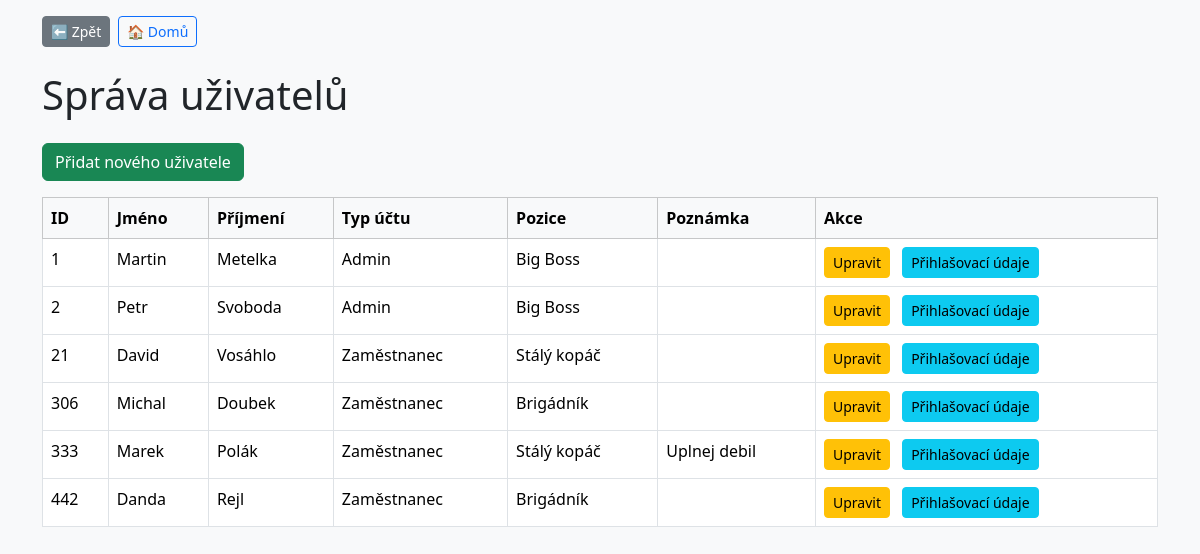
Page /admin/users (signed in) on the committed database.
### tables this page shows
CREATE TABLE users (
                id INTEGER PRIMARY KEY AUTOINCREMENT,
                username TEXT UNIQUE NOT NULL,
                password TEXT NOT NULL,
                first_name TEXT,
                last_name TEXT,
                note TEXT,
                job_location TEXT,
                is_admin INTEGER NOT NULL DEFAULT 0,
                hourly_rate REAL
            , ico TEXT, bank_account TEXT);

### main.py (the view, shortened to what this page needs)
@app.route('/admin/users', methods=['GET', 'POST'])
def admin_users():
    if not session.get('is_admin'):
        return redirect(url_for('login'))
    db = get_db()
    error = None
    rows = db.execute('SELECT * FROM users').fetchall()
    users = [dict(r) for r in rows]
    return render_template('admin_users.html', users=users, error=error)

### main.py (called while the page is built)
def get_db():
    db = getattr(g, '_database', None)
    if db is None:
        db = g._database = sqlite3.connect(DATABASE)
        db.row_factory = sqlite3.Row
    return db

@app.teardown_appcontext
def close_connection(exception):
    db = getattr(g, '_database', None)
    if db is not None:
        db.close()

### templates/admin_users.html (shortened to what this page needs)
<!DOCTYPE html>
<html lang="cs">
<head>
    <link rel="stylesheet" href="https://cdn.jsdelivr.net/npm/bootstrap@5.3.2/dist/css/bootstrap.min.css">
</head>
<body class="bg-light">
  <div class="container pt-3">
    <div class="d-flex justify-content-start gap-2">
      <a href="javascript:history.back()" class="btn btn-sm btn-secondary">⬅ Zpět</a>
      <a href="{{ url_for('admin_dashboard') if session.get('is_admin') else url_for('home') }}" class="btn btn-sm btn-outline-primary">🏠 Domů</a>
    </div>
  </div>
  <div class="container py-4">
    <h1 class="mb-4">Správa uživatelů</h1>
    <button class="btn btn-success mb-3" onclick="toggleForm()">Přidat nového uživatele</button>
    <table class="table table-bordered">
      <thead class="table-light">
        <tr>
          <th>ID</th>
          <th>Jméno</th>
          <th>Příjmení</th>
          <th>Typ účtu</th>
          <th>Pozice</th>
          <th>Poznámka</th>
          <th>Akce</th>
        </tr>
      </thead>
      <tbody>
        {% for user in users %}
        <tr class="{% if user.is_contractor %}table-warning{% endif %}">
          <td>{{ user.id }}</td>
          <td>{{ user.first_name or '' }}</td>
          <td>{{ user.last_name or '' }}</td>
          <td>{% if user.is_admin %}Admin{% else %}Zaměstnanec{% endif %}</td>
          <td>{{ user.job_location or '' }}</td>
          <td>{{ user.note or '' }}</td>
          <td>
            <button class="btn btn-sm btn-warning" onclick='openEditModal({
              id: {{ user.id }},
              username: "{{ user.username }}",
              first_name: "{{ user.first_name }}",
              last_name: "{{ user.last_name }}",
              note: "{{ user.note }}",
              job_location: "{{ user.job_location }}",
              is_admin: {{ 'true' if user.is_admin else 'false' }},
              is_contractor: {{ 'true' if user.is_contractor else 'false' }},
              hourly_rate: "{{ user.hourly_rate }}"
            })'>Upravit</button>
            <button class="btn btn-sm btn-info ms-2" onclick="showCredentials({{ user.id }})">Přihlašovací údaje</button>
          </td>
        </tr>
        {% endfor %}
      </tbody>
    </table>
  </div>
</body>
</html>

### rows in the picture
users: id "1", first_name "Martin", last_name "Metelka", is_admin "Admin", job_location "Big Boss"
users: id "2", first_name "Petr", last_name "Svoboda", is_admin "Admin", job_location "Big Boss"
users: id "21", first_name "David", last_name "Vosáhlo", is_admin "Zaměstnanec", job_location "Stálý kopáč"
users: id "306", first_name "Michal", last_name "Doubek", is_admin "Zaměstnanec", job_location "Brigádník"
users: id "333", first_name "Marek", last_name "Polák", is_admin "Zaměstnanec", job_location "Stálý kopáč", note "Uplnej debil"
users: id "442", first_name "Danda", last_name "Rejl", is_admin "Zaměstnanec", job_location "Brigádník"
